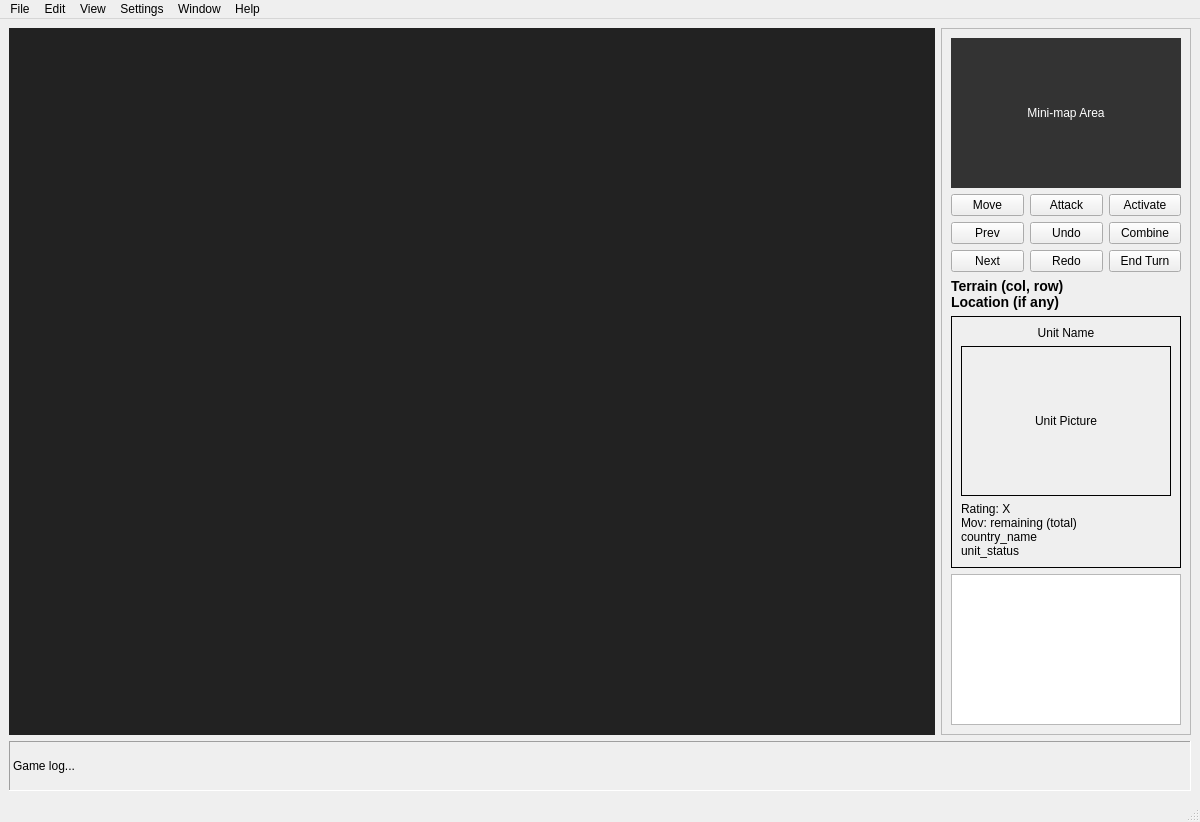
<?xml version="1.0" encoding="UTF-8"?>
<ui version="4.0">
 <class>MainWindow</class>
 <widget class="QMainWindow" name="MainWindow">
  <property name="geometry">
   <rect>
    <x>0</x>
    <y>0</y>
    <width>1200</width>
    <height>822</height>
   </rect>
  </property>
  <property name="windowTitle">
   <string>Dragons of Glory</string>
  </property>
  <widget class="QWidget" name="centralWidget">
   <layout class="QVBoxLayout" name="mainVerticalLayout">
    <item>
     <layout class="QHBoxLayout" name="contentHorizontalLayout" stretch="4,1">
      <item>
       <widget class="QWidget" name="map_view" native="true">
        <property name="styleSheet">
         <string notr="true">background-color: #222;</string>
        </property>
       </widget>
      </item>
      <item>
       <widget class="QFrame" name="info_panel">
        <property name="minimumSize">
         <size>
          <width>250</width>
          <height>0</height>
         </size>
        </property>
        <property name="maximumSize">
         <size>
          <width>250</width>
          <height>16777215</height>
         </size>
        </property>
        <property name="frameShape">
         <enum>QFrame::Shape::StyledPanel</enum>
        </property>
        <property name="frameShadow">
         <enum>QFrame::Shadow::Sunken</enum>
        </property>
        <layout class="QVBoxLayout" name="infoPanelLayout">
         <item>
          <widget class="QLabel" name="mini_map">
           <property name="minimumSize">
            <size>
             <width>230</width>
             <height>150</height>
            </size>
           </property>
           <property name="styleSheet">
            <string notr="true">background-color: #333; color: white;</string>
           </property>
           <property name="text">
            <string>Mini-map Area</string>
           </property>
           <property name="alignment">
            <set>Qt::AlignmentFlag::AlignCenter</set>
           </property>
          </widget>
         </item>
         <item>
          <layout class="QGridLayout" name="btn_grid">
           <item row="0" column="0">
            <widget class="QPushButton" name="btnMove">
             <property name="text">
              <string>Move</string>
             </property>
            </widget>
           </item>
           <item row="0" column="1">
            <widget class="QPushButton" name="btnAttack">
             <property name="text">
              <string>Attack</string>
             </property>
            </widget>
           </item>
           <item row="0" column="2">
            <widget class="QPushButton" name="btnActivate">
             <property name="text">
              <string>Activate</string>
             </property>
            </widget>
           </item>
           <item row="1" column="0">
            <widget class="QPushButton" name="btnPrev">
             <property name="text">
              <string>Prev</string>
             </property>
            </widget>
           </item>
           <item row="1" column="1">
            <widget class="QPushButton" name="btnUndo">
             <property name="text">
              <string>Undo</string>
             </property>
            </widget>
           </item>
           <item row="1" column="2">
            <widget class="QPushButton" name="btnCombine">
             <property name="text">
              <string>Combine</string>
             </property>
            </widget>
           </item>
           <item row="2" column="0">
            <widget class="QPushButton" name="btnNext">
             <property name="text">
              <string>Next</string>
             </property>
            </widget>
           </item>
           <item row="2" column="1">
            <widget class="QPushButton" name="btnRedo">
             <property name="text">
              <string>Redo</string>
             </property>
            </widget>
           </item>
           <item row="2" column="2">
            <widget class="QPushButton" name="btnEndTurn">
             <property name="text">
              <string>End Turn</string>
             </property>
            </widget>
           </item>
          </layout>
         </item>
         <item>
          <widget class="QLabel" name="selection_label">
           <property name="styleSheet">
            <string notr="true">font-weight: bold; font-size: 14px;</string>
           </property>
           <property name="text">
            <string>Terrain (col, row)
Location (if any)</string>
           </property>
          </widget>
         </item>
         <item>
          <widget class="QFrame" name="unit_box">
           <property name="frameShape">
            <enum>QFrame::Shape::Box</enum>
           </property>
           <layout class="QVBoxLayout" name="unitLayout">
            <item>
             <widget class="QLabel" name="unit_name_label">
              <property name="text">
               <string>Unit Name</string>
              </property>
              <property name="alignment">
               <set>Qt::AlignmentFlag::AlignCenter</set>
              </property>
             </widget>
            </item>
            <item>
             <widget class="QLabel" name="unit_img">
              <property name="minimumSize">
               <size>
                <width>150</width>
                <height>150</height>
               </size>
              </property>
              <property name="styleSheet">
               <string notr="true">border: 1px solid black;</string>
              </property>
              <property name="text">
               <string>Unit Picture</string>
              </property>
              <property name="alignment">
               <set>Qt::AlignmentFlag::AlignCenter</set>
              </property>
             </widget>
            </item>
            <item>
             <widget class="QLabel" name="unit_stats_label">
              <property name="text">
               <string>Rating: X
Mov: remaining (total)
country_name
unit_status</string>
              </property>
             </widget>
            </item>
           </layout>
          </widget>
         </item>
         <item>
          <spacer name="verticalSpacer">
           <property name="orientation">
            <enum>Qt::Orientation::Vertical</enum>
           </property>
           <property name="sizeHint" stdset="0">
            <size>
             <width>0</width>
             <height>0</height>
            </size>
           </property>
          </spacer>
         </item>
         <item>
          <widget class="QTableView" name="tableView"/>
         </item>
        </layout>
       </widget>
      </item>
     </layout>
    </item>
    <item>
     <widget class="QLabel" name="log_area">
      <property name="minimumSize">
       <size>
        <width>0</width>
        <height>50</height>
       </size>
      </property>
      <property name="maximumSize">
       <size>
        <width>16777215</width>
        <height>100</height>
       </size>
      </property>
      <property name="frameShape">
       <enum>QFrame::Shape::Panel</enum>
      </property>
      <property name="frameShadow">
       <enum>QFrame::Shadow::Sunken</enum>
      </property>
      <property name="text">
       <string>Game log...</string>
      </property>
     </widget>
    </item>
   </layout>
  </widget>
  <widget class="QMenuBar" name="menubar">
   <property name="geometry">
    <rect>
     <x>0</x>
     <y>0</y>
     <width>1200</width>
     <height>33</height>
    </rect>
   </property>
   <widget class="QMenu" name="menuFile">
    <property name="title">
     <string>File</string>
    </property>
    <addaction name="actionNew_Game"/>
    <addaction name="actionLoad_Game"/>
    <addaction name="actionSave_Game"/>
   </widget>
   <widget class="QMenu" name="menuEdit">
    <property name="title">
     <string>Edit</string>
    </property>
   </widget>
   <widget class="QMenu" name="menuView">
    <property name="title">
     <string>View</string>
    </property>
   </widget>
   <widget class="QMenu" name="menuSettings">
    <property name="title">
     <string>Settings</string>
    </property>
   </widget>
   <widget class="QMenu" name="menuWindow">
    <property name="title">
     <string>Window</string>
    </property>
   </widget>
   <widget class="QMenu" name="menuHelp">
    <property name="title">
     <string>Help</string>
    </property>
   </widget>
   <addaction name="menuFile"/>
   <addaction name="menuEdit"/>
   <addaction name="menuView"/>
   <addaction name="menuSettings"/>
   <addaction name="menuWindow"/>
   <addaction name="menuHelp"/>
  </widget>
  <widget class="QStatusBar" name="statusbar"/>
  <action name="actionNew_Game">
   <property name="text">
    <string>New Game</string>
   </property>
  </action>
  <action name="actionLoad_Game">
   <property name="text">
    <string>Load Game</string>
   </property>
  </action>
  <action name="actionSave_Game">
   <property name="text">
    <string>Save Game</string>
   </property>
  </action>
 </widget>
 <resources/>
 <connections/>
</ui>
